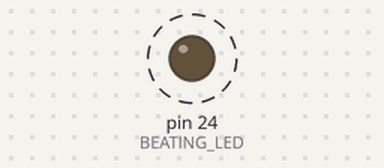
This sketch was run on a simulated Arduino Mega 2560, built with avr-gcc and run on an emulated ATmega2560. Shown: output pins drawn as LEDs (lit = HIGH). Dashed ring = blinking. Storage starts empty; what the sketch prints to the serial monitor is not drawn.

Above: at 0.5 s.
Timing chart, 0 to 4.6 s (numbered marks = the images above):
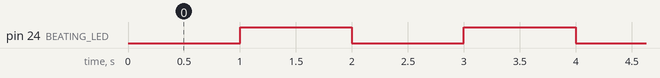

Measured:
- by itself, pin 24 (BEATING_LED): alternates HIGH for 1.0 s and LOW for 1.0 s

The sketch:

CajaFuerte_1.00.ino
```cpp
/*
 *                Wiring
 *      Component        Arduino
 *
 */


#include <TimerOne.h>
unsigned int volatile beat = 10; //1s
//Beating LED
#define BEATING_LED 24

#include <SD.h> // SD Card Library
#include <SPI.h> // SPI Communication
#include <MFRC522.h> // RFID Card

File Files;
char cardBuf[65];
char cards[5][30];

// Chip Selects for SPI Slaves
#define CS_RFID     22
#define CS_SD_Card  25

void setup() {
  Serial.begin(9600);
  pinMode(BEATING_LED, OUTPUT);

  Timer1.initialize(100000); // 100ms interrupt rate
  Timer1.attachInterrupt( dec );

  while(!Serial);

  if (SD.begin(25)){
    digitalWrite(LED_BUILTIN, HIGH);
    Serial.println("good");
    fillCardBuffer();
  }
  else
    digitalWrite(LED_BUILTIN, LOW);
}
void loop() {
  jobs();
}
void jobs(){

  // Indicates that the program is running
  if (!beat){
    digitalWrite(BEATING_LED, digitalRead(BEATING_LED) ^ 1);
    beat = 10;
  }

  //

}
void dec(){
  if (beat)
    beat--;
}
void fillCardBuffer(){ // Gets all the cards from Sd Card and places them in Card Buffer
  int index = 0;
  int cTotal = 0;
  int cIndex = 0;
  int nextCard = 0;

  Files = SD.open("Cards.txt", FILE_READ);

  if (Files){
    Serial.println("Card.txt exist");
    while (Files.available()){
      cardBuf[index] = Files.read();
      index++;
    }
    Files.close();

    /*
    // Prints card buffer
    for (int i = 0; i < 65; i++){
        Serial.print(i); Serial.print(","); Serial.println(cardBuf[i]);
    }*/


    // Organizes the cards
    for (int i = 0; i < 65; i++){

      if ( (i == 11) || (i == 12) ||
           (i == 24) || (i == 25) ||
           (i == 37) || (i == 38) ||
           (i == 50) || (i == 51) ||
           (i == 63) || (i == 64) )
      {
        // Dont Save
      }

      if ( (i == 13) || (i == 26) || (i == 39) || (i == 52) )
      { // Reset Card index before saving
        cIndex = 0;
        nextCard = 1;

        if (nextCard == 1)
           cTotal++;

         cards[cTotal][cIndex] = cardBuf[i]; // Saves char in a more organized array
         cIndex++;
         nextCard = 0;
      }
      else
      {
        if (nextCard == 1)
           cTotal++;

         cards[cTotal][cIndex] = cardBuf[i]; // Saves char in a more organized array
         cIndex++;
         nextCard = 0;
      }
    }


    // Prints saved cards
    for (int i = 0; i < 5; i++){
      for (int j = 0; j < 11; j++){
        Serial.print(i); Serial.print("."); Serial.print(j); Serial.print(" - "); Serial.println(cards[i][j]);
      }
    }
  }
  else
  {
    Serial.println("SD Card reader failed to initialize");
  }
}

/* Date         Version       Modification
 * 11/6/2018    v1.00         1.  Added the timer for the project
 *                            2.  Added a function to read the Card.txt file from the SD Card and then organize it
 */
```
